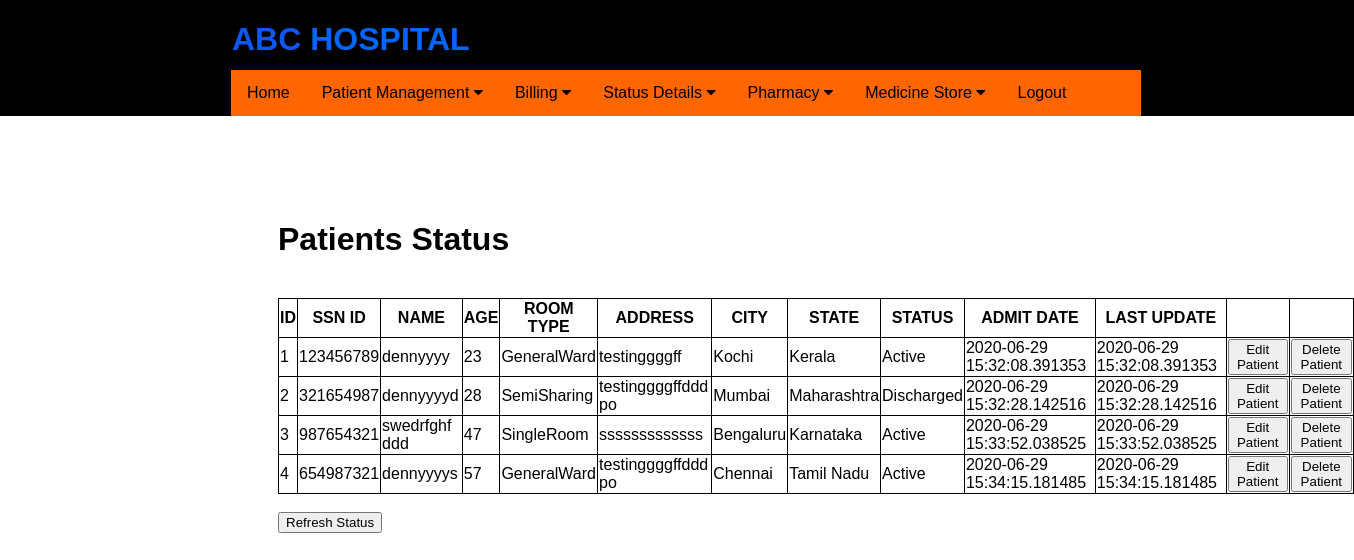
Before: /update_patient (signed in) with the older database file.
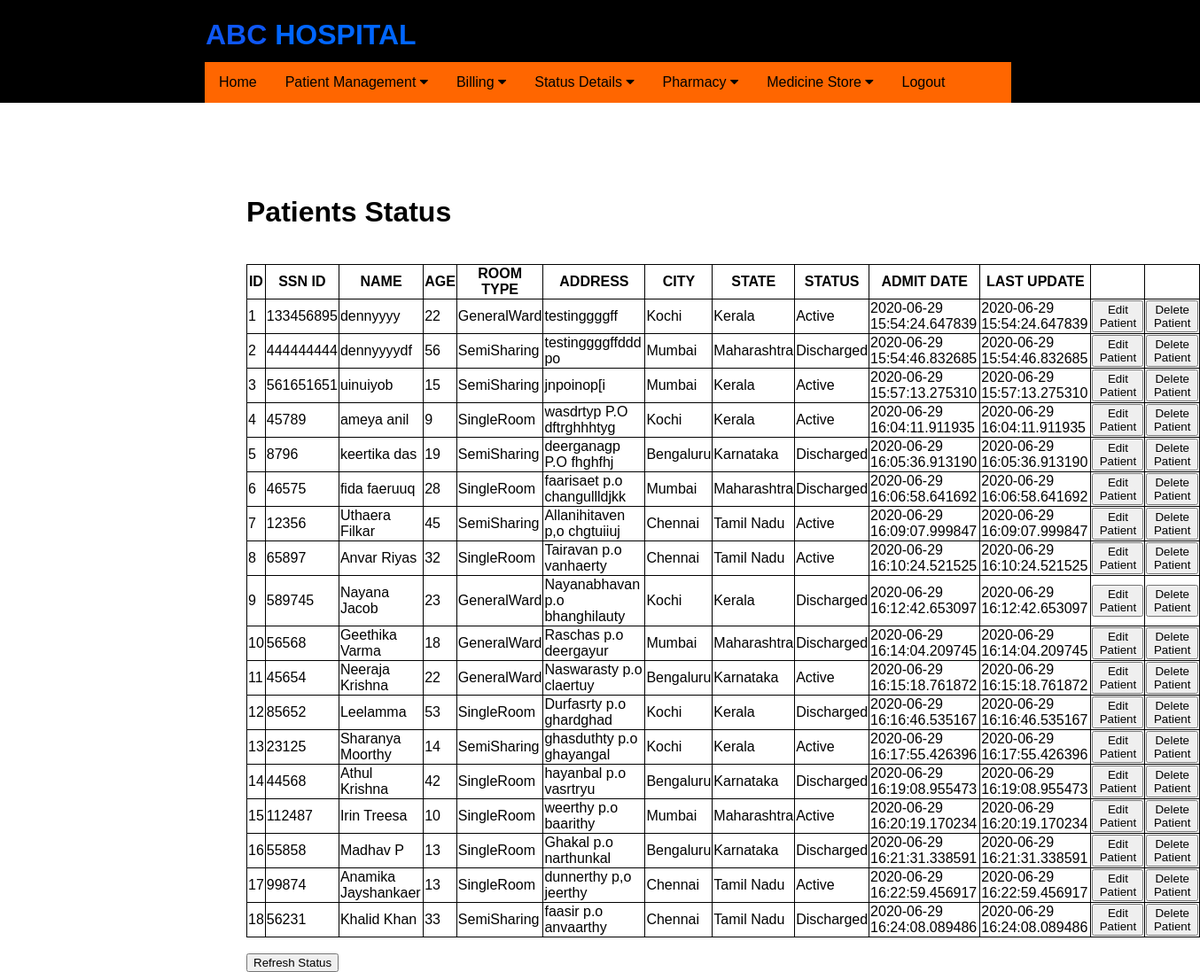
After: the same page with the newer database file.
### application/routes.py (models this page shows)
class Patients(db.Model):
    __tablename__ = 'patients'
    id = db.Column(db.Integer, primary_key=True)
    ssn_id = db.Column(db.Integer)
    pname = db.Column(db.String(20), nullable=False)
    age = db.Column(db.Integer)
    date = db.Column(db.DateTime, default=datetime.now)
    ldate = db.Column(db.DateTime, default=datetime.now)
    tbed = db.Column(db.String(10))
    address = db.Column(db.String(20))
    city = db.Column(db.String(20))
    state = db.Column(db.String(20))
    status = db.Column(db.String(20))
    children1 = relationship("Diagnostics")

### application/routes.py (the view)
@app.route('/update_patient')
def update_patient():
    if 'username' in session:
        usern = session['username']
        print(usern)
        updatep = Patients.query.all()
        if not updatep:
            flash('No patients exists in database')
            return redirect( url_for('create_patient') )
        else:
            print("inside else")
            return render_template('update_patient.html', updatep = updatep)
    else:
        flash('You have been logged out. Please login again')
        return redirect( url_for('login') )
    return render_template('update_patient.html')

### application/templates/update_patient.html (shortened to what this page needs)
{% extends "layout.html" %}
{% block content %}
<div class="status">
    <h1>Patients Status</h1><br>
    <table border="1">
        <tr>
            <th>ID</th>
            <th>SSN ID</th>
            <th>NAME</th>
            <th>AGE</th>
            <th>ROOM TYPE</th>
            <th>ADDRESS</th>
            <th>CITY</th>
            <th>STATE</th>
            <th>STATUS</th>
            <th>ADMIT DATE</th>
            <th>LAST UPDATE</th>
            <th></th>
            <th></th>
        </tr>
        {% for update in updatep %}
        <tr>
            <td> {{ update.id }} </td>
            <td> {{ update.ssn_id }} </td>
            <td> {{ update.pname }} </td>
            <td> {{ update.age }} </td>
            <td> {{ update.tbed }} </td>
            <td> {{ update.address }}</td>
            <td> {{ update.city }} </td>
            <td> {{ update.state }} </td>
            <td> {{ update.status }} </td>
            <td> {{ update.date }} </td>
            <td> {{ update.ldate }} </td>
            <td> <button type="button"  onclick="window.location='editpatientdetail/{{ update.id }}'"> Edit Patient </button> </td>
            <td> <button type="button"  onclick="window.location='deletepatientdetail/{{ update.id }}'"> Delete Patient </button> </td>
        </tr>
        {% endfor %}
    </table>
    <br>
    <form action="{{ url_for('update_patient') }}">
    <button type="submit" value="Refresh the list">Refresh Status</button>
    </form>
</div>
{% endblock %}

Changed rows visible on the page:
changed Patients "dennyyyy": ssn_id "123456789" → "133456895"; age "23" → "22"; date "2020-06-29 15:32:08.391353" → "2020-06-29 15:54:24.647839"; ldate "2020-06-29 15:32:08.391353" → "2020-06-29 15:54:24.647839"
changed Patients "testinggggffddd po": ssn_id "321654987" → "444444444"; pname "dennyyyyd" → "dennyyyydf"; age "28" → "56"; date "2020-06-29 15:32:28.142516" → "2020-06-29 15:54:46.832685"; ldate "2020-06-29 15:32:28.142516" → "2020-06-29 15:54:46.832685"
changed Patients id 3: ssn_id "987654321" → "561651651"; pname "swedrfghf ddd" → "uinuiyob"; age "47" → "15"; tbed "SingleRoom" → "SemiSharing"; address "sssssssssssss" → "jnpoinop[i"; city "Bengaluru" → "Mumbai"; state "Karnataka" → "Kerala"; date "2020-06-29 15:33:52.038525" → "2020-06-29 15:57:13.275310"; ldate "2020-06-29 15:33:52.038525" → "2020-06-29 15:57:13.275310"
changed Patients id 4: ssn_id "654987321" → "45789"; pname "dennyyyys" → "ameya anil"; age "57" → "9"; tbed "GeneralWard" → "SingleRoom"; address "testinggggffddd po" → "wasdrtyp P.O dftrghhhtyg"; city "Chennai" → "Kochi"; state "Tamil Nadu" → "Kerala"; date "2020-06-29 15:34:15.181485" → "2020-06-29 16:04:11.911935"; ldate "2020-06-29 15:34:15.181485" → "2020-06-29 16:04:11.911935"
added Patients: id "5", ssn_id "8796", pname "keertika das", age "19", tbed "SemiSharing", address "deerganagp P.O fhghfhj", city "Bengaluru", state "Karnataka", status "Discharged", date "2020-06-29 16:05:36.913190", ldate "2020-06-29 16:05:36.913190"
added Patients: id "6", ssn_id "46575", pname "fida faeruuq", age "28", tbed "SingleRoom", address "faarisaet p.o changullldjkk", city "Mumbai", state "Maharashtra", status "Discharged", date "2020-06-29 16:06:58.641692", ldate "2020-06-29 16:06:58.641692"
added Patients: id "7", ssn_id "12356", pname "Uthaera Filkar", age "45", tbed "SemiSharing", address "Allanihitaven p,o chgtuiiuj", city "Chennai", state "Tamil Nadu", status "Active", date "2020-06-29 16:09:07.999847", ldate "2020-06-29 16:09:07.999847"
added Patients: id "8", ssn_id "65897", pname "Anvar Riyas", age "32", tbed "SingleRoom", address "Tairavan p.o vanhaerty", city "Chennai", state "Tamil Nadu", status "Active", date "2020-06-29 16:10:24.521525", ldate "2020-06-29 16:10:24.521525"
added Patients: id "9", ssn_id "589745", pname "Nayana Jacob", age "23", tbed "GeneralWard", address "Nayanabhavan p.o bhanghilauty", city "Kochi", state "Kerala", status "Discharged", date "2020-06-29 16:12:42.653097", ldate "2020-06-29 16:12:42.653097"
added Patients: id "10", ssn_id "56568", pname "Geethika Varma", age "18", tbed "GeneralWard", address "Raschas p.o deergayur", city "Mumbai", state "Maharashtra", status "Discharged", date "2020-06-29 16:14:04.209745", ldate "2020-06-29 16:14:04.209745"
added Patients: id "11", ssn_id "45654", pname "Neeraja Krishna", age "22", tbed "GeneralWard", address "Naswarasty p.o claertuy", city "Bengaluru", state "Karnataka", status "Active", date "2020-06-29 16:15:18.761872", ldate "2020-06-29 16:15:18.761872"
added Patients: id "12", ssn_id "85652", pname "Leelamma", age "53", tbed "SingleRoom", address "Durfasrty p.o ghardghad", city "Kochi", state "Kerala", status "Discharged", date "2020-06-29 16:16:46.535167", ldate "2020-06-29 16:16:46.535167"
added Patients: id "13", ssn_id "23125", pname "Sharanya Moorthy", age "14", tbed "SemiSharing", address "ghasduthty p.o ghayangal", city "Kochi", state "Kerala", status "Active", date "2020-06-29 16:17:55.426396", ldate "2020-06-29 16:17:55.426396"
added Patients: id "14", ssn_id "44568", pname "Athul Krishna", age "42", tbed "SingleRoom", address "hayanbal p.o vasrtryu", city "Bengaluru", state "Karnataka", status "Discharged", date "2020-06-29 16:19:08.955473", ldate "2020-06-29 16:19:08.955473"
added Patients: id "15", ssn_id "112487", pname "Irin Treesa", age "10", tbed "SingleRoom", address "weerthy p.o baarithy", city "Mumbai", state "Maharashtra", status "Active", date "2020-06-29 16:20:19.170234", ldate "2020-06-29 16:20:19.170234"
added Patients: id "16", ssn_id "55858", pname "Madhav P", age "13", tbed "SingleRoom", address "Ghakal p.o narthunkal", city "Bengaluru", state "Karnataka", status "Discharged", date "2020-06-29 16:21:31.338591", ldate "2020-06-29 16:21:31.338591"
added Patients: id "17", ssn_id "99874", pname "Anamika Jayshankaer", age "13", tbed "SingleRoom", address "dunnerthy p,o jeerthy", city "Chennai", state "Tamil Nadu", status "Active", date "2020-06-29 16:22:59.456917", ldate "2020-06-29 16:22:59.456917"
added Patients: id "18", ssn_id "56231", pname "Khalid Khan", age "33", tbed "SemiSharing", address "faasir p.o anvaarthy", city "Chennai", state "Tamil Nadu", status "Discharged", date "2020-06-29 16:24:08.089486", ldate "2020-06-29 16:24:08.089486"
